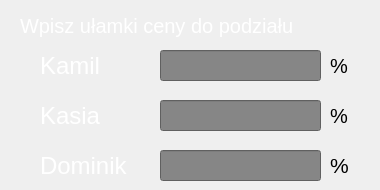
      <widget class="QWidget" name="procenty">
       <widget class="QLineEdit" name="nazwa_6">
        <property name="geometry">
         <rect>
          <x>160</x>
          <y>50</y>
          <width>161</width>
          <height>31</height>
         </rect>
        </property>
        <property name="font">
         <font>
          <pointsize>22</pointsize>
         </font>
        </property>
        <property name="styleSheet">
         <string notr="true">background-color: rgb(134, 134, 134);</string>
        </property>
       </widget>
       <widget class="QLineEdit" name="nazwa_7">
        <property name="geometry">
         <rect>
          <x>160</x>
          <y>100</y>
          <width>161</width>
          <height>31</height>
         </rect>
        </property>
        <property name="font">
         <font>
          <pointsize>22</pointsize>
         </font>
        </property>
        <property name="styleSheet">
         <string notr="true">background-color: rgb(134, 134, 134);</string>
        </property>
       </widget>
       <widget class="QLineEdit" name="nazwa_8">
        <property name="geometry">
         <rect>
          <x>160</x>
          <y>150</y>
          <width>161</width>
          <height>31</height>
         </rect>
        </property>
        <property name="font">
         <font>
          <pointsize>22</pointsize>
         </font>
        </property>
        <property name="styleSheet">
         <string notr="true">background-color: rgb(134, 134, 134);</string>
        </property>
       </widget>
       <widget class="QLabel" name="label_27">
        <property name="geometry">
         <rect>
          <x>330</x>
          <y>50</y>
          <width>31</width>
          <height>31</height>
         </rect>
        </property>
        <property name="font">
         <font>
          <family>Tahoma</family>
          <pointsize>15</pointsize>
         </font>
        </property>
        <property name="text">
         <string>%</string>
        </property>
       </widget>
       <widget class="QLabel" name="label_28">
        <property name="geometry">
         <rect>
          <x>330</x>
          <y>100</y>
          <width>31</width>
          <height>31</height>
         </rect>
        </property>
        <property name="font">
         <font>
          <family>Tahoma</family>
          <pointsize>15</pointsize>
         </font>
        </property>
        <property name="text">
         <string>%</string>
        </property>
       </widget>
       <widget class="QLabel" name="label_29">
        <property name="geometry">
         <rect>
          <x>330</x>
          <y>150</y>
          <width>31</width>
          <height>31</height>
         </rect>
        </property>
        <property name="font">
         <font>
          <family>Tahoma</family>
          <pointsize>16</pointsize>
         </font>
        </property>
        <property name="text">
         <string>%</string>
        </property>
       </widget>
       <widget class="QLabel" name="label_30">
        <property name="geometry">
         <rect>
          <x>20</x>
          <y>10</y>
          <width>351</width>
          <height>31</height>
         </rect>
        </property>
        <property name="font">
         <font>
          <family>Tahoma</family>
          <pointsize>15</pointsize>
         </font>
        </property>
        <property name="styleSheet">
         <string notr="true">color: rgb(255, 255, 255);</string>
        </property>
        <property name="text">
         <string>Wpisz ułamki ceny do podziału</string>
        </property>
       </widget>
       <widget class="QLabel" name="label_21">
        <property name="geometry">
         <rect>
          <x>40</x>
          <y>50</y>
          <width>81</width>
          <height>31</height>
         </rect>
        </property>
        <property name="font">
         <font>
          <family>Tahoma</family>
          <pointsize>18</pointsize>
         </font>
        </property>
        <property name="styleSheet">
         <string notr="true">color: rgb(255, 255, 255);</string>
        </property>
        <property name="text">
         <string>Kamil</string>
        </property>
       </widget>
       <widget class="QLabel" name="label_22">
        <property name="geometry">
         <rect>
          <x>40</x>
          <y>100</y>
          <width>71</width>
          <height>31</height>
         </rect>
        </property>
        <property name="font">
         <font>
          <family>Tahoma</family>
          <pointsize>18</pointsize>
         </font>
        </property>
        <property name="styleSheet">
         <string notr="true">color: rgb(255, 255, 255);</string>
        </property>
        <property name="text">
         <string>Kasia</string>
        </property>
       </widget>
       <widget class="QLabel" name="label_23">
        <property name="geometry">
         <rect>
          <x>40</x>
          <y>150</y>
          <width>111</width>
          <height>31</height>
         </rect>
        </property>
        <property name="font">
         <font>
          <family>Tahoma</family>
          <pointsize>18</pointsize>
         </font>
        </property>
        <property name="styleSheet">
         <string notr="true">color: rgb(255, 255, 255);</string>
        </property>
        <property name="text">
         <string>Dominik</string>
        </property>
       </widget>
      </widget>
